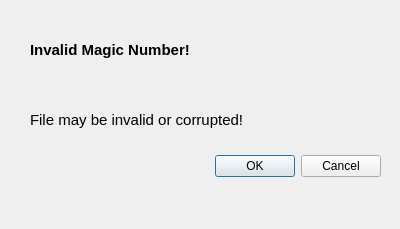
<?xml version="1.0" encoding="UTF-8"?>
<ui version="4.0">
 <class>fileLoadError</class>
 <widget class="QDialog" name="fileLoadError">
  <property name="geometry">
   <rect>
    <x>0</x>
    <y>0</y>
    <width>400</width>
    <height>229</height>
   </rect>
  </property>
  <property name="windowTitle">
   <string>Dialog</string>
  </property>
  <widget class="QDialogButtonBox" name="buttonBox">
   <property name="geometry">
    <rect>
     <x>40</x>
     <y>150</y>
     <width>341</width>
     <height>32</height>
    </rect>
   </property>
   <property name="orientation">
    <enum>Qt::Horizontal</enum>
   </property>
   <property name="standardButtons">
    <set>QDialogButtonBox::Cancel|QDialogButtonBox::Ok</set>
   </property>
  </widget>
  <widget class="QLabel" name="label">
   <property name="geometry">
    <rect>
     <x>30</x>
     <y>20</y>
     <width>271</width>
     <height>131</height>
    </rect>
   </property>
   <property name="text">
    <string>&lt;html&gt;&lt;head/&gt;&lt;body&gt;&lt;p&gt;&lt;span style=&quot; font-size:11pt; font-weight:600;&quot;&gt;Invalid Magic Number!&lt;/span&gt;&lt;/p&gt;&lt;p&gt;&lt;br/&gt;&lt;/p&gt;&lt;p&gt;&lt;span style=&quot; font-size:11pt;&quot;&gt;File may be invalid or corrupted!&lt;/span&gt;&lt;/p&gt;&lt;/body&gt;&lt;/html&gt;</string>
   </property>
  </widget>
 </widget>
 <resources/>
 <connections>
  <connection>
   <sender>buttonBox</sender>
   <signal>accepted()</signal>
   <receiver>fileLoadError</receiver>
   <slot>accept()</slot>
   <hints>
    <hint type="sourcelabel">
     <x>248</x>
     <y>254</y>
    </hint>
    <hint type="destinationlabel">
     <x>157</x>
     <y>274</y>
    </hint>
   </hints>
  </connection>
  <connection>
   <sender>buttonBox</sender>
   <signal>rejected()</signal>
   <receiver>fileLoadError</receiver>
   <slot>reject()</slot>
   <hints>
    <hint type="sourcelabel">
     <x>316</x>
     <y>260</y>
    </hint>
    <hint type="destinationlabel">
     <x>286</x>
     <y>274</y>
    </hint>
   </hints>
  </connection>
 </connections>
</ui>
